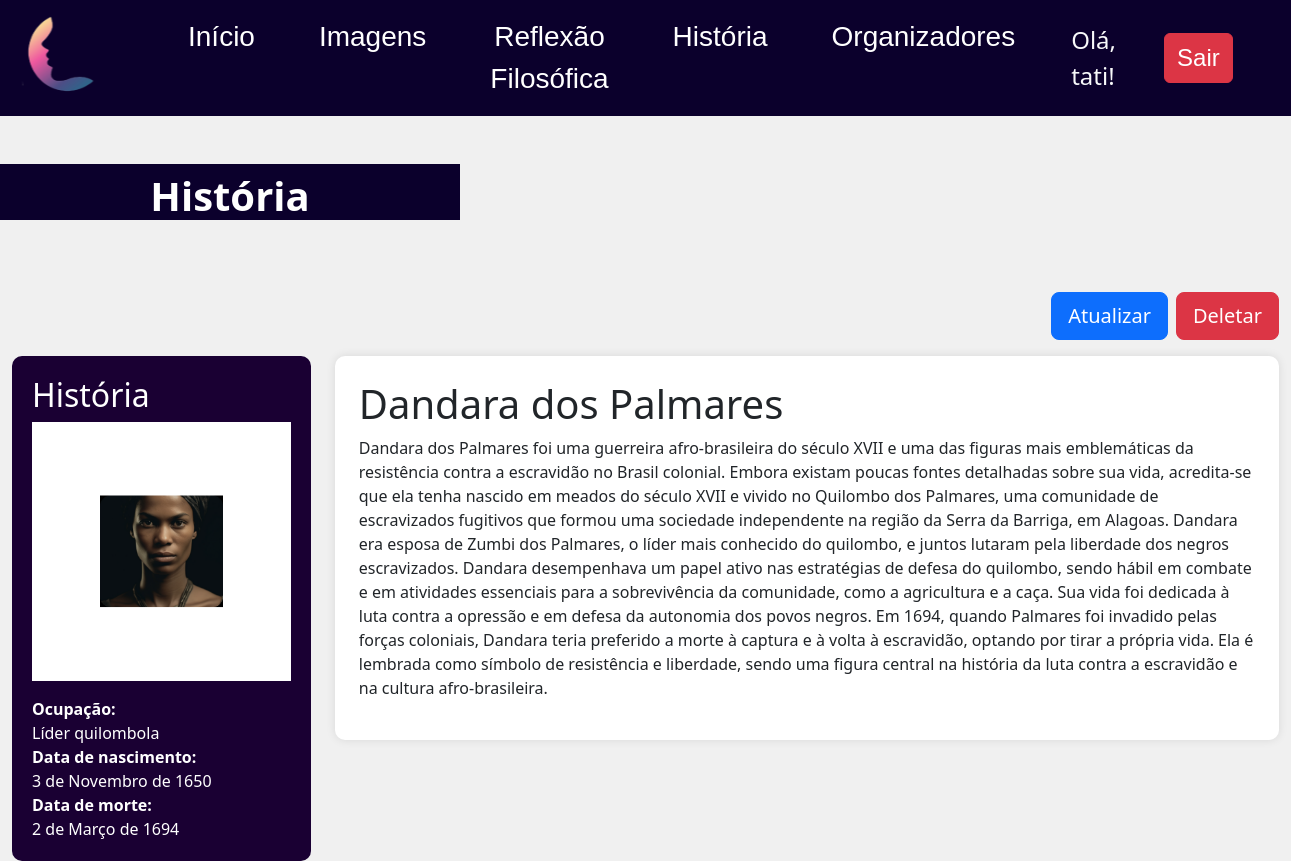
The app's page /faces/4/ (signed in) with its own data.
### core/models.py (models this page shows, shortened)
class Face(models.Model):
    nome = models.CharField(max_length=150)
    descricao = models.TextField()
    ocupacao = models.CharField(max_length=100)
    data_nascimento = models.DateField()
    data_falecimento = models.DateField(blank=True, null=True)
    imagem = models.ImageField(upload_to='uploads/')
    postado_por = models.ForeignKey(User, on_delete=models.CASCADE)
    class Meta:
        verbose_name = "Face"
        verbose_name_plural = "Faces"

### core/views.py (the view)
# urls.py: path('faces/<int:id>/', faces_detalhe, name='faces-detalhe'),
def faces_detalhe(request, id):
    face = get_object_or_404(Face, id=id)
    context = {'face': face}
    return render(request, 'core/pages/faces-detalhe.html', context)

### core/templates/core/pages/faces-detalhe.html (shortened to what this page needs)
{% load static %}
<!DOCTYPE html>
<html lang="pt-BR">
  {% include "core/partials/head.html" %}
  <link rel="stylesheet" href="{% static "core/css/detalhe.css" %}">
  <body>
    {% include "core/partials/header.html" %}
    <main class="container-fluid p-0 detalhe">
      <h1 class="text-white fw-bold fs-1 p-5 pt-2 bg-azul my-5 text-center" style="height: 3.375rem;">História</h1>
      <section class="row justify-content-center align-items-end w-100 m-0 mt-5">
        <div class="container mt-4">
          <div class="row">
              <div class="d-flex justify-content-end me-1 mb-3 gap-2">
                <a href="{% url "core:atualizar-face" face.id %}" class="btn btn-lg btn-primary text-white">Atualizar</a>
                <a href="{% url "core:faces-deletar" face.id %}" class="btn btn-lg btn-danger text-white">Deletar</a>
              </div>
              <div class="col-md-3">
                  <div class="sidebar">
                      <h2>História</h2>
                      <img src="{{ face.imagem.url }}" alt="Machado de Assis" class="img-fluid mb-3" style="max-height: 300px; width: 100%;">
                      <div>
                          <strong>Ocupação:</strong><br>
                          {{ face.ocupacao }}
                      </div>
                      <div>
                          <strong>Data de nascimento:</strong><br>
                          {{ face.data_nascimento }}
                      </div>
                      <div>
                          <strong>Data de morte:</strong><br>
                          {{ face.data_falecimento }}
                      </div>
                  </div>
              </div>
              <div class="col-md-9">
                  <div class="main-content p-4">
                      <h1>{{ face.nome }}</h1>
                      <p>{{ face.descricao }}</p>
                  </div>
              </div>
          </div>
        </div>
      </section>
    </main>
  </body>
</html>

### core/templates/core/partials/header.html (shortened to what this page needs)
{% load static %}
<header class="d-flex align-items-center">
  <nav class="navbar navbar-expand-lg bg-body-tertiary barra-navegacao w-100">
    <div class="container-fluid">
      <a class="navbar-brand" href="#">
        <img src="{% static 'core/img/faces-logo-lua.svg' %}" alt="Logo" style="width: 6.5rem; height: 5.5rem;">
      </a>
      <div class="collapse navbar-collapse" id="navbarSupportedContent">
        <ul class="navbar-nav me-auto mb-2 mb-lg-0">
          <li class="nav-item mx-xl-5">
            <a class="nav-link active text-white fs-3" aria-current="page" href="{% url 'core:home' %}">Início</a>
          </li>
          <li class="nav-item me-xl-5">
            <a class="nav-link active text-white fs-3" aria-current="page" href="{% url 'core:faces' %}">Imagens</a>
          </li>
          <li class="nav-item me-xl-5">
            <a class="nav-link active text-white fs-3" aria-current="page" href="{% url 'core:reflexao' %}">Reflexão Filosófica</a>
          </li>
          <li class="nav-item me-xl-5">
            <a class="nav-link active text-white fs-3" aria-current="page" href="{% url 'core:reflexao' %}">História</a>
          </li>
          <li class="nav-item me-xl-5">
            <a class="nav-link active text-white fs-3" aria-current="page" href="{% url 'core:participantes' %}">Organizadores</a>
          </li>
        </ul>
        {% if request.user.is_authenticated %}
          <span class="text-light fs-4 me-5">
            Olá, {{ request.user.username }}!
          </span>
          <a href="{% url "users:logout" %}" class="btn btn-danger text-decoration-none me-5 text-white">Sair</a>
        {% endif %}
      </div>
    </div>
  </nav>
</header>

### core/static/core/css/style.css (style rules this page uses)
* { margin: 0; padding: 0; }
:root { --background-color: #d9d9d9; --text-color-white: #fff; --text-color-black: #000; --primary-color: #0b002c; --secondary-color: #fff8f8; --font-family-main: "Lexend", sans-serif; --font-family-secondary: "Graduate", sans-serif; --font-size-large: 2.875rem; --font-size-medium: 1.5rem; --font-size-small: 2rem; --font-size-xsmall: 1.5rem; --border-radius: 0.9375rem; }
body { background-color: var(--background-color); }
a { color: var(--primary-color) !important; text-decoration: none !important; }
.btn-login:hover, .btn-login:focus, .barra-navegacao { background-color: var(--primary-color) !important; }
.navbar-collapse a { color: var(--text-color-white); text-align: center; font-family: var(--font-family-secondary); font-size: var(--font-size-medium); font-weight: 400; }
.bg-azul { background-color: var(--primary-color); }
.detalhe > h1 { max-width: 28.75rem; height: 3.375rem; }

### core/static/core/css/detalhe.css (style rules this page uses)
body { background-color: #f0f0f0; }
.navbar { background-color: #1a0033; }
.navbar-brand img { height: 40px; }
.nav-link { color: white !important; }
.main-content { background-color: white; border-radius: 10px; box-shadow: 0 0 10px rgba(0, 0, 0, 0.1); }
.sidebar { background-color: #1a0033; color: white; border-radius: 10px; padding: 20px; }

### records on screen
Face: imagem (picture), ocupacao "Líder quilombola", data_nascimento "3 de Novembro de 1650", data_falecimento "2 de Março de 1694", nome "Dandara dos Palmares", descricao "Dandara dos Palmares foi uma guerreira afro-brasileira do século XVII e uma das figuras mais emblemáticas da resistência contra a escravidão no Brasil colonial. Embora existam poucas fontes detalhadas sobre sua vida, acredita-se que ela tenha nascido em meados do século XVII e vivido no Quilombo dos Palmares, uma comunidade de escravizados fugitivos que formou uma sociedade independente na região da Serra da Barriga, em Alagoas. Dandara era esposa de Zumbi dos Palmares, o líder mais conhecido do quilombo, e juntos lutaram pela liberdade dos negros escravizados. Dandara desempenhava um papel ativo nas estratégias de defesa do quilombo, sendo hábil em combate e em atividades essenciais para a…"

### other values on screen
{{ request.user.username }} "tati"
